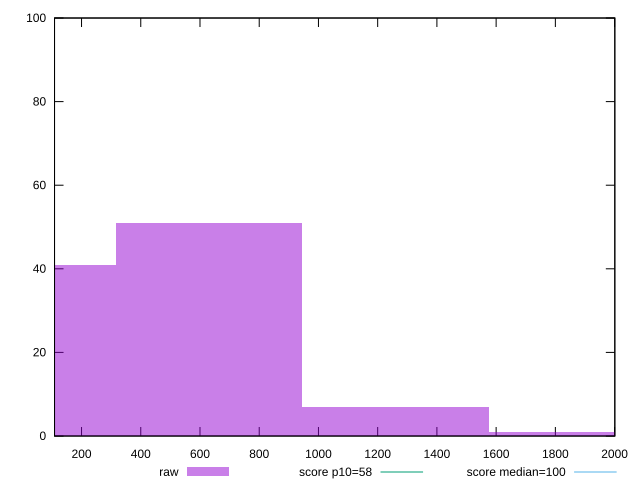

Write gnuplot code to recreate this figure.
reset

$raw <<EOF
630.045055303979 51
0 41
1260.090110607958 7
1890.1351659119368 1
EOF

set key outside below
set boxwidth 630.045055303979
set xrange [108.80000000000001:2000.799999999998]
set yrange [0:100]
set trange [0:100]
set style fill transparent solid 0.5 noborder

set parametric
set terminal svg size 640, 490 enhanced background rgb 'white'
set output "report_00015_2021-02-09T16-11-33.973Z/estimated-input-latency/samples/pages+cached/raw/histogram.svg"

plot $raw title "raw" with boxes, \
     58,t title "score p10=58", \
     100,t title "score median=100"

reset
